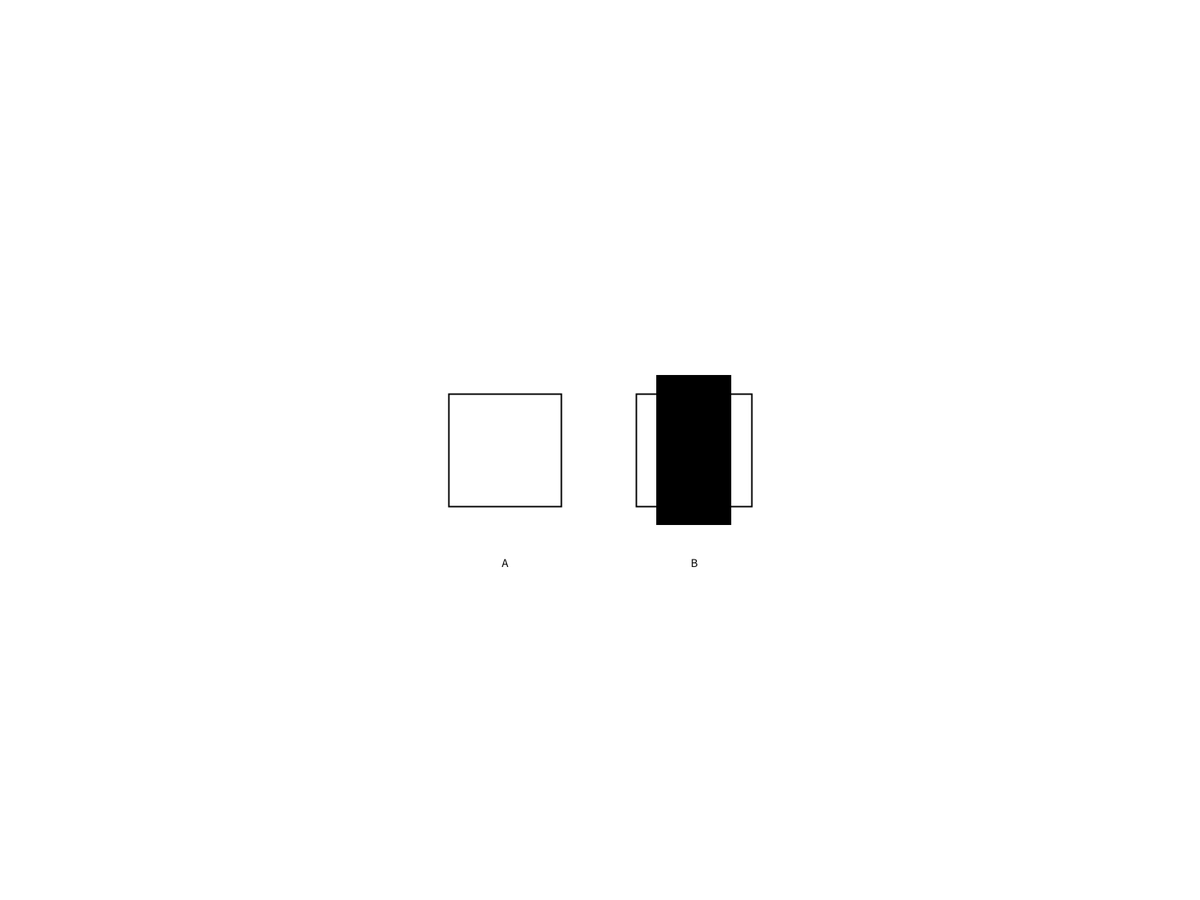
Frame 1 (no input)
Frame 2 (the mouse pressed at the canvas centre, redrawn once): identical to frame 1, image omitted

The Processing sketch that drew this single still picture (run headless with seeded random() and noise(); the mouse was pressed at the canvas centre and the sketch redrawn once):

// Processing sketch: Kanizsa
// ── Kanizsa.pde
KanizsaIllusion illusion;
final String title="Kanizsa";
PGraphics canvas;

void setup() {
  fullScreen();
  //size(590, 400);
  background(255);
  canvas = createGraphics(590, 400);
  surface.setTitle(title);

  illusion = new KanizsaIllusion();
}

void draw() {
  illusion.draw(canvas);
  image(canvas, (width - canvas.width) / 2, (height - canvas.height) / 2);
  noLoop();
}

void keyPressed() {
  if (key == '1') {
    illusion.setMode(0);
  } else if (key == '2') {
    illusion.setMode(1);
  } else if (key == 's') {
    String filename = String.format("%s-%d.%02d.png", title, illusion.getMode() + 1, illusion.getValue(), illusion.getMaxValue());
    canvas.save(filename);
  } else {
    illusion.keyPressed();
  }
  loop();
}

// ── KanizsaIllusion.pde
class KanizsaIllusion {
  final int maxValue = 10;
  int value;
  final int squareWidthA = 150;
  int squareWidthB;
  final int occluderHeightMode1 = 200;
  final int occluderHeightMode2 = 100;
  int occluderWidth;
  int occluderHeight;
  int mode = 0;

  KanizsaIllusion() {
    setValue(floor(random(-maxValue, maxValue)));
    setMode(0);
  }

  int getValue() {
    return value;
  }

  void setValue(int v) {
    if (v < -maxValue || v > maxValue) return;
    value = v;
    squareWidthB = squareWidthA + v * 2;
  }

  int getMaxValue() {
    return maxValue;
  }

  void setMode(int mode) {
    if (mode >= 0 && mode < 2) {
      this.mode = mode;
      if (mode == 0) {
        occluderHeight = occluderHeightMode1;
      } else {
        occluderHeight = occluderHeightMode2;
      }
      occluderWidth = occluderHeight / 2;
    }
  }

  int getMode() {
    return mode;
  }

  void draw(PGraphics pg) {
    pg.beginDraw();
    pg.background(255);
    pg.pushStyle();
    pg.strokeWeight(2);
    pg.textAlign(CENTER, CENTER);
    pg.textSize(16);
    pg.pushMatrix();

    pg.translate(pg.width * 2 / 7, pg.height / 2);
    pg.stroke(0);
    pg.noFill();
    pg.rect(-squareWidthA / 2, -squareWidthA / 2, squareWidthA, squareWidthA);

    pg.translate(pg.width * 3 / 7, 0);
    pg.rect(-squareWidthB / 2, -squareWidthA / 2, squareWidthB, squareWidthA);
    pg.noStroke();
    pg.fill(0);
    pg.rect(-occluderWidth / 2, -occluderHeight / 2, occluderWidth, occluderHeight);

    pg.popMatrix();
    pg.text("A", pg.width * 2 / 7, pg.height - 50);
    pg.text("B", pg.width * 5 / 7, pg.height - 50);

    pg.popStyle();
    pg.endDraw();
  }

  void keyPressed() {
    if (key == CODED) {
      switch(keyCode) {
      case UP:
      case LEFT:
        setValue(value - 1);
        break;
      case DOWN:
      case RIGHT:
        setValue(value + 1);
        break;
      default:
        break;
      }
    }
  }
}
